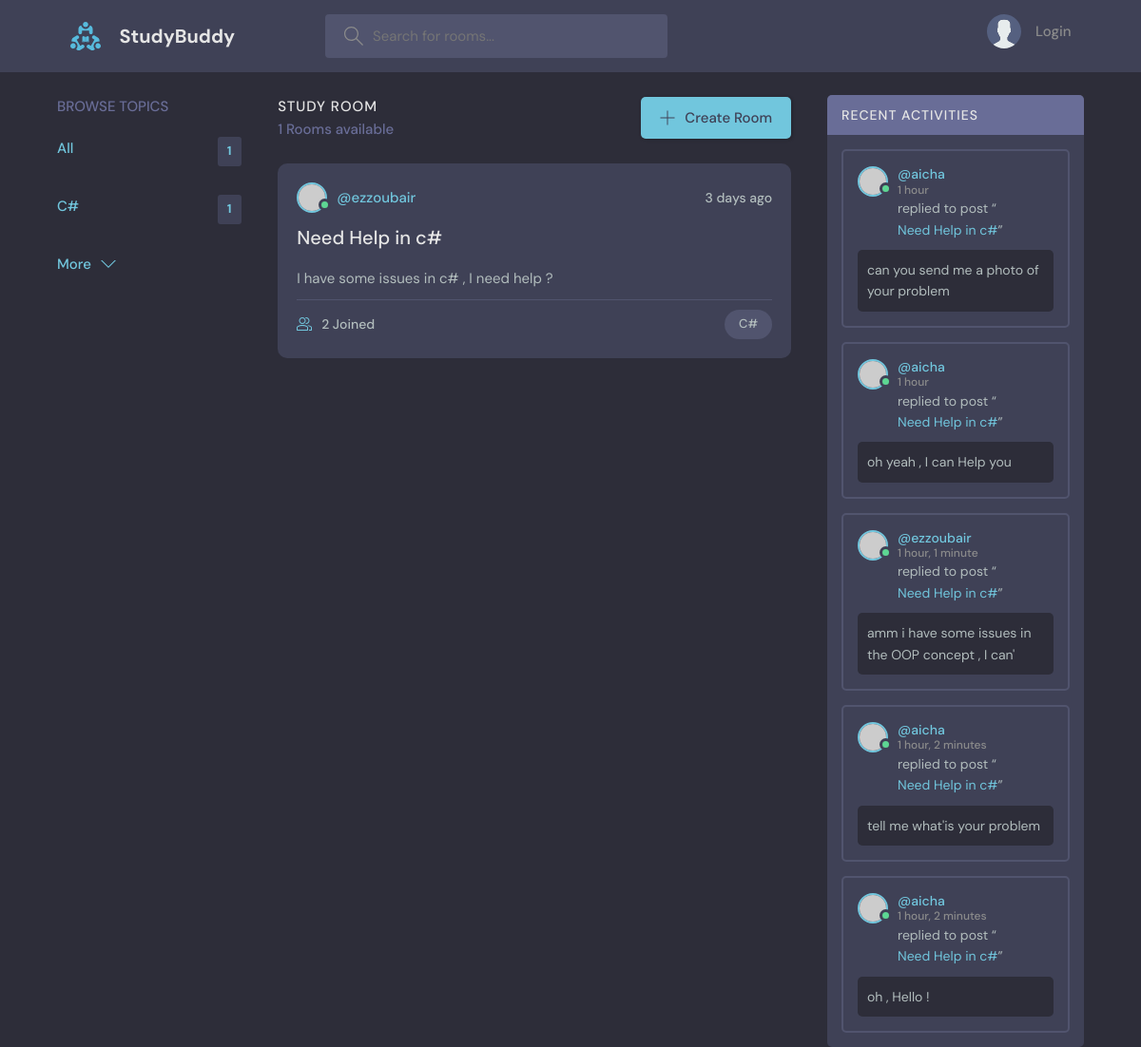
The page / on the database its author committed.
### base/models.py (models this page shows, shortened)
class Topic(models.Model):
    name = models.CharField(max_length=200)

class Room(models.Model):
    host = models.ForeignKey(User, on_delete=models.SET_NULL, null=True)
    topic = models.ForeignKey(Topic, on_delete=models.SET_NULL, null=True)
    name = models.CharField(max_length=200)
    description = models.TextField(null=True, max_length=500, blank=True)
    participants = models.ManyToManyField(
        User, related_name="participants", blank=True)
    updated = models.DateTimeField(auto_now=True)
    created = models.DateTimeField(auto_now_add=True)
    class Meta:
        ordering = ['-updated', '-created']
    def __str__(self) -> str:
        return self.name

class Message(models.Model):
    user = models.ForeignKey(User, on_delete=models.CASCADE)
    room = models.ForeignKey(Room, on_delete=models.CASCADE)
    body = models.TextField()
    updated = models.DateTimeField(auto_now=True)
    created = models.DateTimeField(auto_now_add=True)
    class Meta:
        ordering = ['-updated', '-created']
    def __str__(self) -> str:
        return self.body[0:50]

### base/views.py (the view)
# urls.py: path("", views.home, name="home"),
def home(request: HttpRequest):
    q = request.GET.get("q") if request.GET.get("q") != None else ''
    rooms = Room.objects.filter(
        Q(topic__name__icontains=q) |
        Q(name__icontains=q) |
        Q(description__icontains=q)
    )
    topics = Topic.objects.all()
    room_messages = Message.objects.filter(Q(room__topic__name__icontains=q),)
    room_count = rooms.count()
    context = {
        "title": "Home",
        "rooms": rooms,
        "topics": topics,
        "room_count": room_count,
        "room_messages": room_messages
    }
    return render(request, "base/home.html", context)

### base/templates/base/home.html (shortened to what this page needs)
{% extends 'base.html' %}
{% block content %}
<main class="layout layout--3">
  <div class="container">
    {% include "base/component/topic_component.html" %}
    <div class="roomList">
      <div class="roomList__header">
        <div>
          <h2>Study Room</h2>
          <p>{{room_count}} Rooms available</p>
        </div>
        <a class="btn btn--main" href="{% url 'create-room' %}">
          <svg version="1.1" xmlns="http://www.w3.org/2000/svg" width="32" height="32" viewBox="0 0 32 32">
            <title>add</title>
            <path
              d="M16.943 0.943h-1.885v14.115h-14.115v1.885h14.115v14.115h1.885v-14.115h14.115v-1.885h-14.115v-14.115z">
            </path>
          </svg>
          Create Room
        </a>
      </div>
    {% include 'base/component/feed_component.html' %}
    </div>
    {% include "base/component/activity_component.html" %}
  </div>
</main>
{% endblock content %}

### base/templates/base/component/topic_component.html (shortened to what this page needs)
<div class="topics">
    <div class="topics__header">
      <h2>Browse Topics</h2>
    </div>
    <ul class="topics__list">
        <li>
            <a href="{% url 'home' %}?" class="active">All <span>{{topics.count}}</span></a>
        </li>
        {% for topic in topics  %}
        <li>
            <a href="{% url 'home' %}?q={{topic.name}}" class="active">{{topic.name}}<span>{{topic.room_set.all.count}}</span></a>
        </li>
        {% endfor %}
    </ul>
    <a class="btn btn--link" href="{% url 'topics' %}">
      More
      <svg version="1.1" xmlns="http://www.w3.org/2000/svg" width="32" height="32" viewBox="0 0 32 32">
        <title>chevron-down</title>
        <path d="M16 21l-13-13h-3l16 16 16-16h-3l-13 13z"></path>
      </svg>
    </a>
  </div>

### base/templates/base/component/feed_component.html (shortened to what this page needs)
    {% for room in rooms  %}
    <div class="roomListRoom">
        <div class="roomListRoom__header">
          <a href="{% url 'user-profile' room.host.id %}" class="roomListRoom__author">
            <div class="avatar avatar--small active">
              <img src="https://randomuser.me/api/portraits/men/11.jpg" />
            </div>
            <span>@{{room.host.username}}</span>
          </a>
          <div class="roomListRoom__actions">
            <span>3 days ago</span>
          </div>
        </div>
        <div class="roomListRoom__content">
          <a href="{% url 'room' room.id %}">{{room.name}}</a>
          <p>
            {{room.description}}
          </p>
        </div>
        <div class="roomListRoom__meta">
          <a class="roomListRoom__joined">
           {{room.participants.all.count}} Joined
          </a>
          <p class="roomListRoom__topic">{{room.topic.name}}</p>
        </div>
      </div>
    {% endfor %}

### base/templates/base/component/activity_component.html (shortened to what this page needs)
<div class="activities">
    <div class="activities__header">
      <h2>Recent Activities</h2>
    </div>
    {% for message in room_messages  %}
    <div class="activities__box">
      <div class="activities__boxHeader roomListRoom__header">
        <a href="{% url 'user-profile' message.user.id %}" class="roomListRoom__author">
          <div class="avatar avatar--small active">
            <img src="https://randomuser.me/api/portraits/men/13.jpg" />
          </div>
          <p>
            @{{message.user}}
            <span>{{message.created|timesince}}</span>
          </p>
        </a>
      </div>
      <div class="activities__boxContent">
        <p>replied to post “<a href="{% url 'room' message.room.id %}">{{message.room}}</a>”</p>
        <div class="activities__boxRoomContent">
          {{message}}
        </div>
      </div>
    </div>
    {% endfor %}
</div>

### rows shown on the page
Topic: name "C#", room_set.all.count "1"
Room: host.username "ezzoubair", name "Need Help in c#", description "I have some issues in c# , I need help ?", participants.all.count "2", topic.name "C#"
Message: user "aicha", created "1 hour", room "Need Help in c#", body "can you send me a photo of your problem"
Message: user "aicha", created "1 hour", room "Need Help in c#", body "oh yeah , I can Help you"
Message: user "ezzoubair", created "1 hour, 1 minute", room "Need Help in c#", body "amm i have some issues in the OOP concept , I can'"
Message: user "aicha", created "1 hour, 2 minutes", room "Need Help in c#", body "tell me what'is your problem"
Message: user "aicha", created "1 hour, 2 minutes", room "Need Help in c#", body "oh , Hello !"

### other values the page prints
{{ topics.count }} "1"
{{ room_count }} "1"
